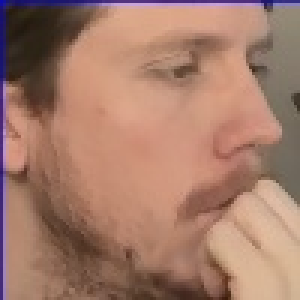
#> input picture captured_faces/face_thumbnail_2024-12-09_12-39-12_#ae826c.jpg, 100 x 100 px (shown 3 times larger)
$ python -i main.py   (imports and definitions only)
#> lines starting #> are read from the running program, lines starting #| are printed output that depends on the picture; after the words box and inside, x2 and y2 are one past the last pixel; in counts of white or black regions, pixels touching at a corner belong together
#> further down, picture is the input picture: shape (100, 100, 3); mean B, G, R 106.5, 123.8, 165.2
import cv2
import numpy as np
import time
import os
from datetime import datetime
import mediapipe as mp


# Function to calculate the dominant skin color in hex format
def estimate_skin_color(image):
    # Convert image to HSV (Hue, Saturation, Value) color space
    hsv_image = cv2.cvtColor(image, cv2.COLOR_BGR2HSV)
#> hsv_image: shape (100, 100, 3); mean H, S, V 18, 98.8, 167

    # Define range for skin color in HSV
    lower_skin = np.array([0, 20, 70], dtype=np.uint8)  # Lower range for skin color
    upper_skin = np.array([25, 250, 255], dtype=np.uint8)  # Upper range for skin color

    # Mask the skin area
    skin_mask = cv2.inRange(hsv_image, lower_skin, upper_skin)
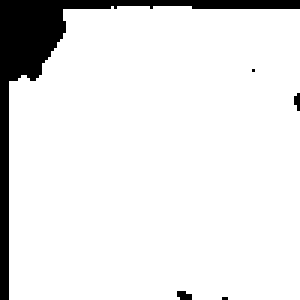
#> skin_mask: shape (100, 100) (shown 3 times larger); 90.5% white; 5 black regions (4 under 20 px), largest, box (x1, y1, x2, y2) and area: (0, 0, 100, 100) 924

    # Apply mask to the original image to isolate skin areas
    skin = cv2.bitwise_and(image, image, mask=skin_mask)
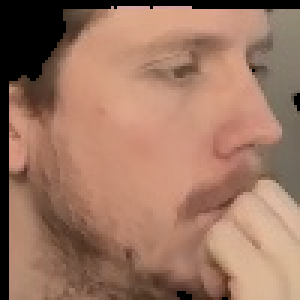
#> skin: shape (100, 100, 3) (shown 3 times larger); mean B, G, R 98.1, 117.8, 157.2

    # Get the mean color in BGR format
    mean_color = cv2.mean(skin, mask=skin_mask)[:3]
#> mean_color = (108.4, 130.1, 173.7)

    # Convert BGR to RGB
    mean_color_rgb = tuple(int(x) for x in mean_color)
#> mean_color_rgb = (108, 130, 173)

    # Convert RGB to hex format
    hex_color = '#{:02x}{:02x}{:02x}'.format(mean_color_rgb[2], mean_color_rgb[1], mean_color_rgb[0])
#> hex_color = '#ad826c'
    return hex_color


# Initialize webcam
# [1 line not run here, left out]

# Initialize Mediapipe face detection
mp_face_detection = mp.solutions.face_detection
mp_drawing = mp.solutions.drawing_utils
# [1 line that did not run here, left out]

# Cooldown timer
last_captured_time = 0
cooldown_seconds = 10
output_folder = "captured_faces"

# Create folder to save captured images
# [1 line not run here, left out]

# Open or create the skin-colors.txt file to write skin colors
skin_colors_file = os.path.join(output_folder, "skin-colors.txt")
# [66 lines not run here, left out]

>>> import cv2
>>> picture = cv2.imread('captured_faces/face_thumbnail_2024-12-09_12-39-12_#ae826c.jpg')
>>> result = estimate_skin_color(picture)
#> result = '#ad826c'

$ run again, on captured_faces/face_thumbnail_2024-12-09_12-40-09_#865d4c.jpg
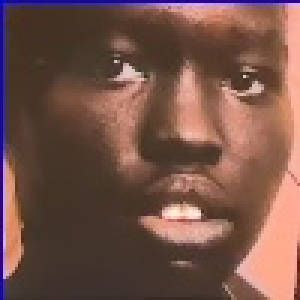
#> input picture captured_faces/face_thumbnail_2024-12-09_12-40-09_#865d4c.jpg, 100 x 100 px (shown 3 times larger)
#> picture is the input picture: shape (100, 100, 3); mean B, G, R 73.5, 83.8, 118.3
#> hsv_image: shape (100, 100, 3); mean H, S, V 17, 110, 121.3
#> in estimate_skin_color, `skin_mask = cv2.inRange(hsv_image, lower_skin, upper_skin)`:
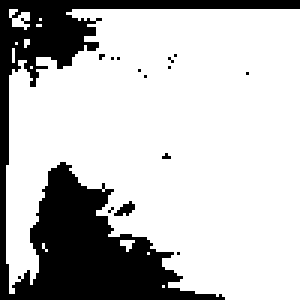
#> skin_mask: shape (100, 100) (shown 3 times larger); 75.2% white; 14 black regions (13 under 20 px), largest, box (x1, y1, x2, y2) and area: (0, 0, 100, 100) 2441
#> in estimate_skin_color, `skin = cv2.bitwise_and(image, image, mask=skin_mask)`:
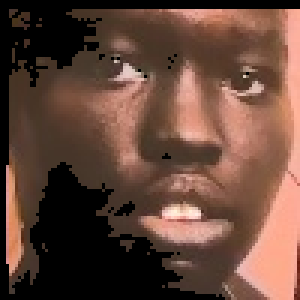
#> skin: shape (100, 100, 3) (shown 3 times larger); mean B, G, R 58, 70.6, 100.8
#> mean_color = (77.13, 93.82, 134)
#> mean_color_rgb = (77, 93, 133)
#> hex_color = '#855d4d'

$ run again, on captured_faces/face_thumbnail_2024-12-10_20-15-07_#886151.jpg
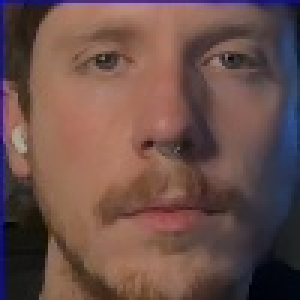
#> input picture captured_faces/face_thumbnail_2024-12-10_20-15-07_#886151.jpg, 100 x 100 px (shown 3 times larger)
#> picture is the input picture: shape (100, 100, 3); mean B, G, R 73.9, 79.6, 107.6
#> hsv_image: shape (100, 100, 3); mean H, S, V 38.6, 100, 112.6
#> in estimate_skin_color, `skin_mask = cv2.inRange(hsv_image, lower_skin, upper_skin)`:
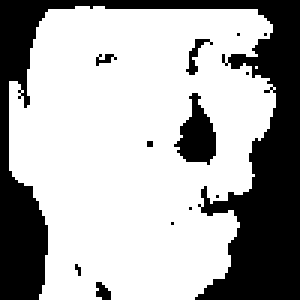
#> skin_mask: shape (100, 100) (shown 3 times larger); 67.3% white; 13 black regions (9 under 20 px), largest, box (x1, y1, x2, y2) and area: (0, 0, 100, 100) 2994, (58, 31, 72, 55) 191, (62, 13, 71, 25) 33, (32, 94, 37, 100) 21
#> in estimate_skin_color, `skin = cv2.bitwise_and(image, image, mask=skin_mask)`:
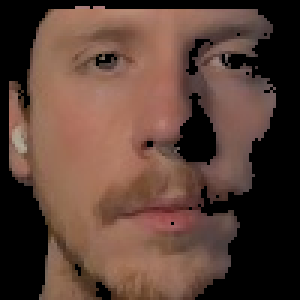
#> skin: shape (100, 100, 3) (shown 3 times larger); mean B, G, R 54.7, 65, 91.1
#> mean_color = (81.25, 96.61, 135.3)
#> mean_color_rgb = (81, 96, 135)
#> hex_color = '#876051'
